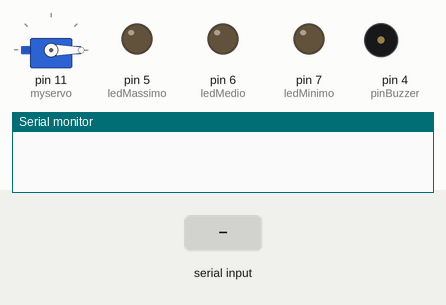
Simulated run of this sketch. Board: Arduino Uno, built with avr-gcc and run on an emulated ATmega328P. Parts: servo, output pins drawn as LEDs (lit = HIGH), buzzer (waves = sounding), the last lines printed to the serial monitor. Inputs (shaded band) come from the test bench.

Above: at 1.2 s.
1.3 s: "2" received over Serial
At 2.5 s:
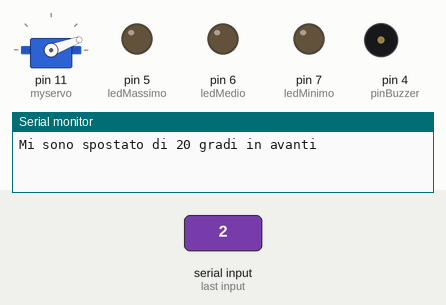
2.8 s: "1" received over Serial
At 2.9 s:
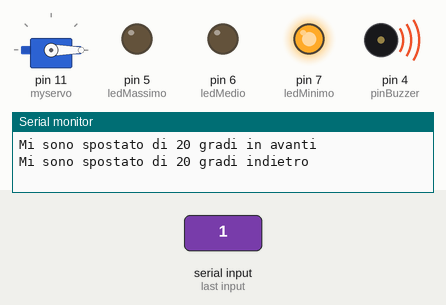
At 4.0 s:
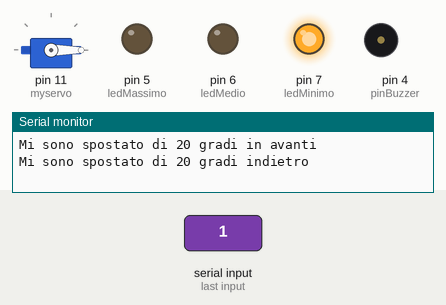
Timing chart, 0 to 5.8 s (numbered marks = the images above; inputs shaded):
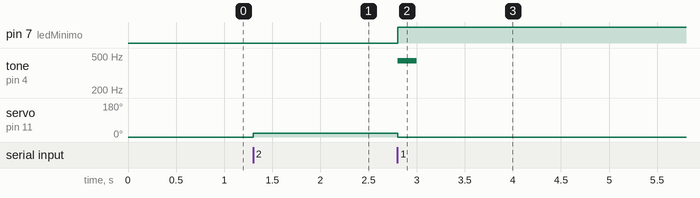

Measured:
- after the input at 1.3 s, servo on pin 11 (myservo): 0° → 20° at once
- after the input at 2.8 s, pin 7 (ledMinimo): LOW → HIGH at once; tone on pin 4 (pinBuzzer): silent → 440 Hz at once, → silent 0.20 s later; servo on pin 11 (myservo): 20° → 0° at once

The sketch:

sketch41.ino
```cpp
/* Prof. Michele Maffucci
   18.04.2014

   Utilizzo di un servomotore
   Modello: SM-S2309S da 9.9g
   Angolo di rotazione: +/- 60 gradi
   Momento torcente a 4,8 V: 1.1 kg-cm
   Momento torcente a 6 V: 1.3 kg-cm

   La segnalazione del raggiungimento dell'angolo:
   minimo, medio e massimo avvenire mediante segnalazione
   visiva (con tre LED di colore diverso)
   e sonora (con nota divers)

*/

#include <Servo.h>

Servo myservo;          // crea un oggetto Servo per controllare un servomotore

int angolo = 0;         // variabile dove conservare la posizione del dervo
int angoloMax = 120;    // angolo massimo di rotazione del servo
                        // il servo utilizzato pu ruotare da -60 a +60 gradi
                        // Variare angoloMax secondo il servo posseduto

int ledMassimo = 5;     // pin a cui collegato il led che segnala l'angolo massimo
int ledMedio = 6;       // pin a cui collegato il led che segnala l'angolo medio
int ledMinimo = 7;      // pin a cui collegato il led che segnala l'angolo minimo

int pinBuzzer = 4;      // pin a cui collegato il buzzer
int notaLA = 440;       // frequenza della nota LA
int durataNotaLA = 200; // durata (in millisecondi) della durata della nota

int notaDO = 262;       // frequenza della nota DO
int durataNotaDO = 200; // durata (in millisecondi) della durata della nota

int notaRE = 294;       // frequenza della nota RE
int durataNotaRE = 200; // durata (in millisecondi) della durata della nota

byte posizione = 0;        // variabile per posizione corrente del servo
byte controlloLimite = 0;  // variabile per il controllo del raggiungimento di uno dei limiti (0, 60, 120)

void setup()
{
  myservo.attach(11);           // collega il servo al pin 11 all'oggetto servo
  Serial.begin(9600);           // inizializzazione della porta seriale
  pinMode(ledMassimo, OUTPUT);  // ledMassimo definito come OUTPUT
  pinMode(ledMedio, OUTPUT);    // ledMedio definito come OUTPUT
  pinMode(ledMinimo, OUTPUT);   // ledMinimo definito come OUTPUT
  pinMode(pinBuzzer, OUTPUT);   // pinBuzzer definito come OUTPUT
}

void loop()
{
  if (Serial.available())
  {
    byte passo = Serial.read();

    // fino a quando non si raggiunge l'angolo minimo, premendo "1" viene decrementata l'angolo
    if (passo == '1') // premendo '1' decremento la variabile fino al valore minimo 20
    {
      if (posizione >= 20) // fino a quando la posizione maggiore di 20 gradi puo' diminuire
      {
        posizione = posizione - 20;
        Serial.println("Mi sono spostato di 20 gradi indietro");
        controllaPosizione(posizione);
      }
    }

    // fino a quando non si raggiunge l'angolo massimo, premendo "2" viene incrementato l'angolo
    else if (passo == '2') // premendo '2' aumento la variabile fino al valore massimo 120
    {
      if (posizione < 120) // fino a quando la posizione minore di 120 gradi puo' diminuire
      {
        posizione = posizione + 20;
        Serial.println("Mi sono spostato di 20 gradi in avanti");
        controlloLimite = posizione;
        controllaPosizione(controlloLimite);
      }
    }
  }
  myservo.write (posizione);
}

// la funzione verificaAngolo riceve come input un "angoloRaggiunto" e in funzione di questo
// accende il LED ed emette la nota corrispondente al valore che gli  stato passato

void controllaPosizione(int angoloRaggiunto) {
  switch (angoloRaggiunto) {
    case 0:                                  // controllo raggiungimento 0 gradi
      digitalWrite(ledMinimo, HIGH);
      digitalWrite(ledMedio, LOW);
      digitalWrite(ledMassimo, LOW);
      suona(notaLA, durataNotaLA);
      controlloLimite=0;
      break;
    case 60:                                 // controllo raggiungimento 60 gradi
      digitalWrite(ledMinimo, LOW);
      digitalWrite(ledMedio, HIGH);
      digitalWrite(ledMassimo, LOW);
      suona(notaDO, durataNotaDO);
      controlloLimite=0;
      break;
    case 120:                                // controllo raggiungimento 120 gradi
      digitalWrite(ledMinimo, LOW);
      digitalWrite(ledMedio, LOW);
      digitalWrite(ledMassimo, HIGH);
      suona(notaRE, durataNotaRE);
      controlloLimite=0;
      break;
      default:
      digitalWrite(ledMinimo, LOW);
      digitalWrite(ledMedio, LOW);
      digitalWrite(ledMassimo, LOW);
  }
}

// La funzione suona emette la nota "notaEmessa" per la durata "durataNota"

void suona(int notaEmessa, int durataNota) {
  tone(pinBuzzer, notaEmessa, durataNota);
}
```
